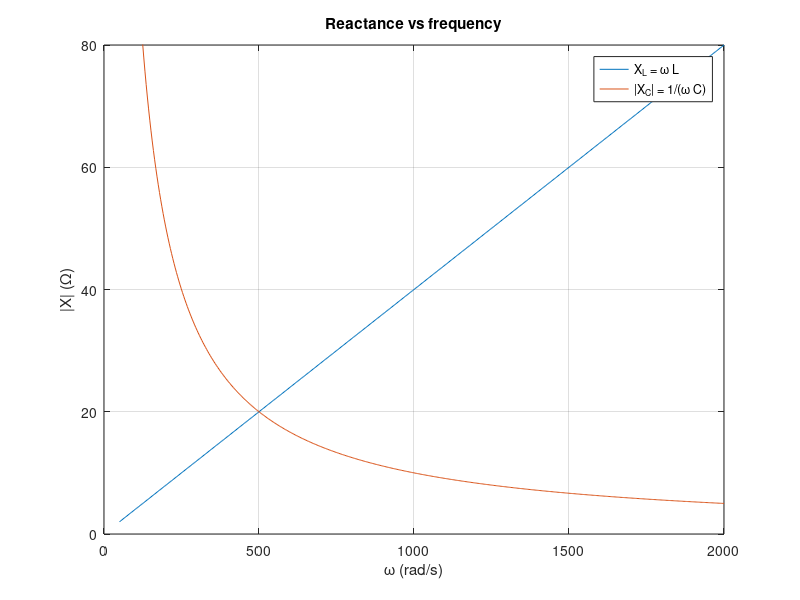

This figure's MATLAB source:
% Circuits 1 — The Passive Circuit Elements in the Frequency Domain
%title: Impedance of R, L and C versus Frequency
%ar-title: معاوقة R و L و C مع التردد
%lesson: c1-sinusoidal-3
%course: circuits-1

%% The example
%ar: ZL = jωL و ZC = 1/(jωC) = −j/(ωC). عند ω = 500 rad/s: الملف 40 mH والمكثف 100 µF.
w = 500; L = 40e-3; C = 100e-6;
ZL = 1j*w*L; ZC = 1/(1j*w*C);
fprintf('ZL = %+gj ohm, ZC = %+gj ohm, series sum = %g ohm\n', imag(ZL), imag(ZC), abs(ZL + ZC))

%% Reactance versus frequency
%ar: XL يزيد خطيًا مع ω، و |XC| ينقص كـ 1/ω. يتقاطعان عند ω0 = 1/√(LC) = 500 rad/s، وهو تردد الرنين.
w = linspace(50, 2000, 500);
plot(w, w*L, w, 1./(w*C)); grid on; xlabel('\omega (rad/s)'); ylabel('|X| (\Omega)'); ylim([0 80])
legend('X_L = \omega L', '|X_C| = 1/(\omega C)'); title('Reactance vs frequency')
w0 = 1/sqrt(L*C);
fprintf('crossing at w0 = %g rad/s\n', w0)

%%! Project idea: choose a capacitor to cancel a coil
%ar: مشروع: عند 60 Hz، ملف 0.1 H. أي مكثف يلغي مفاعلته؟ C = 1/(ω²L). ثم أقرب قيمة قياسية (E6) ونسبة الخطأ.
w = 2*pi*60; L = 0.1;
Cn = 1/(w^2*L);
E6 = [1 1.5 2.2 3.3 4.7 6.8]*1e-5;
[~, k] = min(abs(E6 - Cn));
fprintf('need %.2f uF -> use %.1f uF, remaining reactance %.2f ohm\n', Cn*1e6, E6(k)*1e6, w*L - 1/(w*E6(k)))
